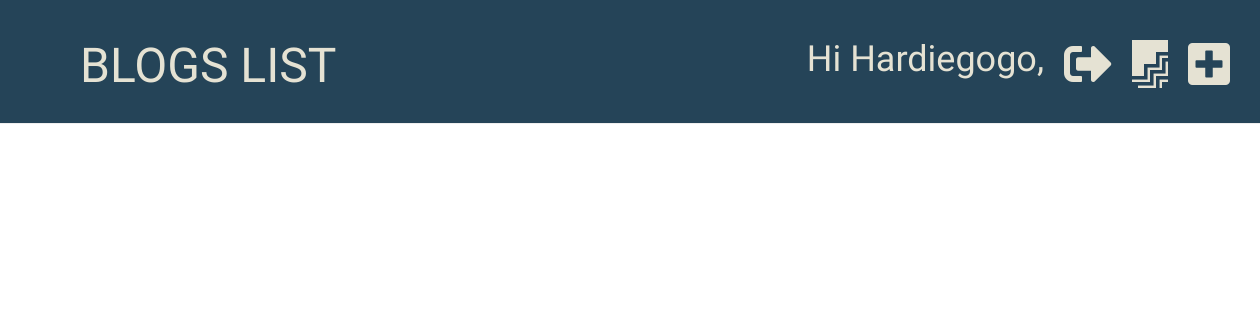
Page /post/drafts (signed in) on the earlier database version.
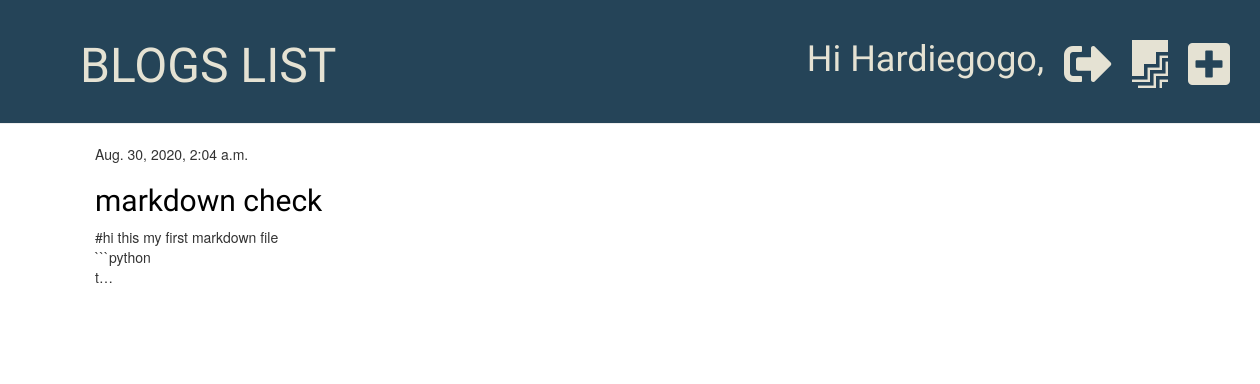
Same page on the later database version.
### blog/models.py (models this page shows, shortened)
class Post(models.Model):
    author=models.ForeignKey('auth.User',on_delete=models.CASCADE)
    title=models.CharField(max_length=200)
    text=models.TextField()
    created_date=models.DateTimeField(default=timezone.now)
    published_date=models.DateTimeField(blank=True,null=True)

### blog/views.py (the view)
# urls.py: path('post/drafts',views.post_draft_list,name='post_draft_list'),
@login_required
def post_draft_list(request):
    posts=Post.objects.filter(published_date=None)
    stuff={"posts":posts}
    return render(request,'blog/post_draft_list.html',stuff)

### blog/templates/blog/post_draft_list.html (shortened to what this page needs)
{% extends "blog/base.html" %}
{% block content %}
  {% for post in posts %}
  <div class="post">
    <p class="date">{{post.created_date}}</p>
    <h2><a href="{% url 'detail' pk=post.pk%}">{{post.title}}</a></h2>
    <p>{{post.text|linebreaksbr|truncatechars:50}}</p>
  </div>
  {% endfor %}
{% endblock %}

### blog/templates/blog/base.html (shortened to what this page needs)
{% load static %}
<!DOCTYPE html>
<html lang="en" dir="ltr">
  <head>
    <link rel="stylesheet" href="https://maxcdn.bootstrapcdn.com/bootstrap/3.3.7/css/bootstrap.min.css">
    <link rel="stylesheet" href="https://use.fontawesome.com/releases/v5.14.0/css/all.css">
    <link rel="stylesheet" href="{% static 'blog/style.css' %}">
    <link rel="stylesheet" href="{% static 'blog/zenburn.css' %}">
  </head>
  <body>
    <div class="">
      <div class="page-header">
          <h1><a href="{% url 'post_list' %}">BLOGS LIST</a>
            {% if user.is_authenticated %}
            <a href="{% url "new_post" %}" class="top-menu"><i class="fas fa-plus-square fa-1.5x"></i></a>
            <a href="{% url 'post_draft_list' %}" class="top-menu"><i class="fab fa-firstdraft fa-1.5x"></i></a>
            <small><a href="{% url 'logout' %}" class="top-menu"><i class="fas fa-sign-out-alt" data-toggle="tooltip" data-placement="top" title="logout"></i></a></small>
            <p class="top-menu">Hi {{user.username}},</p>
            {% else %}
            <a href="{% url "login" %}" class="top-menu"><i class="fas fa-sign-in-alt fa-1.5x"></i></a>
            {% endif %}
          </h1>
      </div>
      <div class="content container">
        <div class="row">
          <div class="col-md-8">
            {% block content %}
            {% endblock %}
          </div>
        </div>
      </div>
    </div>
  </body>
</html>

Differences in the rows shown:
added Post: created_date "Aug. 30, 2020, 2:04 a.m.", title "markdown check", text "#hi this my first markdown file ```python t…"
